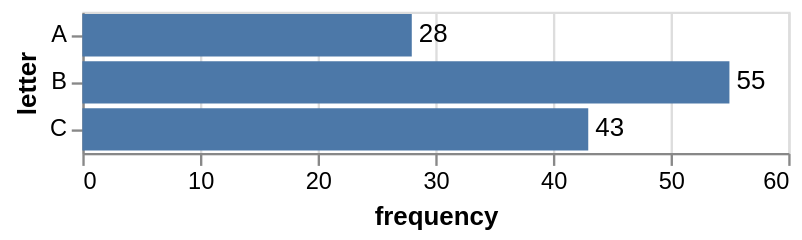

The code cell stored with this chart in its notebook:
### Markdown cell above
Transform:
* `data: {"values": `*`variable`*`}` &nbsp; &rarr; &nbsp; `.Chart(`*`variable`*`)`

With Vega-Altair, you can create variables to represent different components of the chart and reuse them later, similar to the Vega-Lite API style. This approach makes creating layered charts more readable compared to using the Vega-Lite JSON style.

### Code cell
bar = alt.Chart(letters).mark_bar(tooltip=True).encode(
    y= alt.Y("a:N", title = "letter"),
    x= alt.X("b:Q", scale = alt.Scale(domain=[0, 60]), title = "frequency")
)
text = bar.mark_text(
    align="left",
    baseline="middle",
    dx=3
).encode(text="b")

bar + text # or alt.layer(bar, text)

### Figure 1 — Vega-Lite specification as saved in the notebook (floating-point values rounded to 4 significant figures)
{"config": {"view": {"continuousWidth": 300, "continuousHeight": 300}}, "layer": [{"mark": {"type": "bar", "tooltip": true}, "encoding": {"x": {"field": "b", "scale": {"domain": [0, 60]}, "title": "frequency", "type": "quantitative"}, "y": {"field": "a", "title": "letter", "type": "nominal"}}}, {"mark": {"type": "text", "align": "left", "baseline": "middle", "dx": 3}, "encoding": {"text": {"field": "b", "type": "quantitative"}, "x": {"field": "b", "scale": {"domain": [0, 60]}, "title": "frequency", "type": "quantitative"}, "y": {"field": "a", "title": "letter", "type": "nominal"}}}], "data": {"name": "data-7f82f6a6b9ac629312135d9d14da28d8"}, "$schema": "https://vega.github.io/schema/vega-lite/v5.20.1.json", "datasets": {"data-7f82f6a6b9ac629312135d9d14da28d8": [{"a": "A", "b": 28}, {"a": "B", "b": 55}, {"a": "C", "b": 43}]}}
